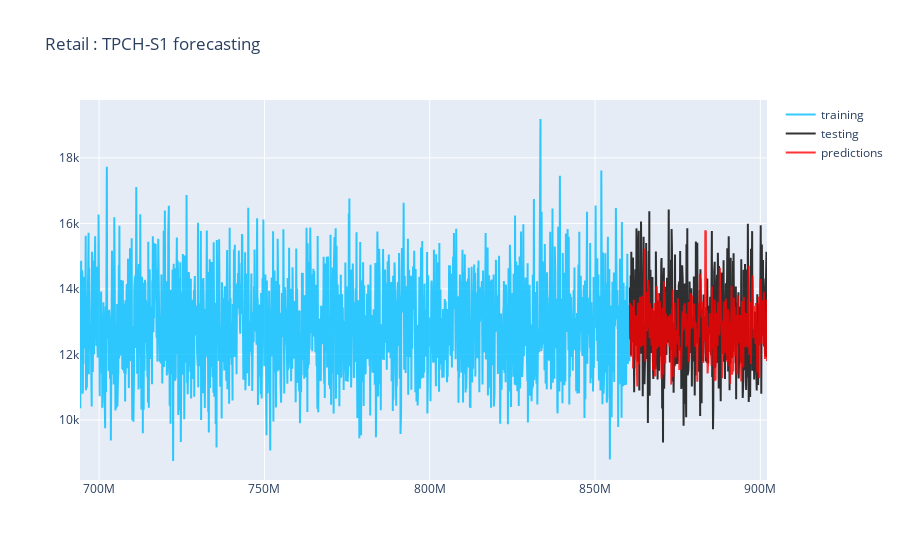

This figure's notebook cell:
### Code cell
import plotly.graph_objects as go
fig = go.Figure()

fig.add_trace(
    go.Scatter (
        x=df1.DATE,
                y=df1['label'],
                name="training",
                line_color='deepskyblue',
                opacity=0.8))

fig.add_trace(go.Scatter(
                x=df2.DATE,
                y=df2['label'],
                name="testing",
                line_color='black',
                opacity=0.8))

fig.add_trace(go.Scatter(
                x=df3.DATE,
                y=df3['prediction'],
                name="predictions",
                line_color='red',
                opacity=0.8))

fig.update_layout(title_text="Retail : TPCH-S1 forecasting")
fig.show()

### Figure 1 — Plotly figure (JSON) as saved in the notebook; plotly's stock layout.template omitted (floating-point values rounded to 4 significant figures; data arrays with more than 128 entries replaced by an {"elided": "..."} marker saying what was removed)
{"data": [{"line": {"color": "deepskyblue"}, "name": "training", "opacity": 0.8, "type": "scatter", "x": {"elided": "1925 int values"}, "y": {"elided": "1925 int values"}}, {"line": {"color": "black"}, "name": "testing", "opacity": 0.8, "type": "scatter", "x": {"elided": "481 int values"}, "y": {"elided": "481 int values"}}, {"line": {"color": "red"}, "name": "predictions", "opacity": 0.8, "type": "scatter", "x": {"elided": "481 int values"}, "y": {"elided": "481 float values"}}], "layout": {"title": {"text": "Retail : TPCH-S1 forecasting"}}}
